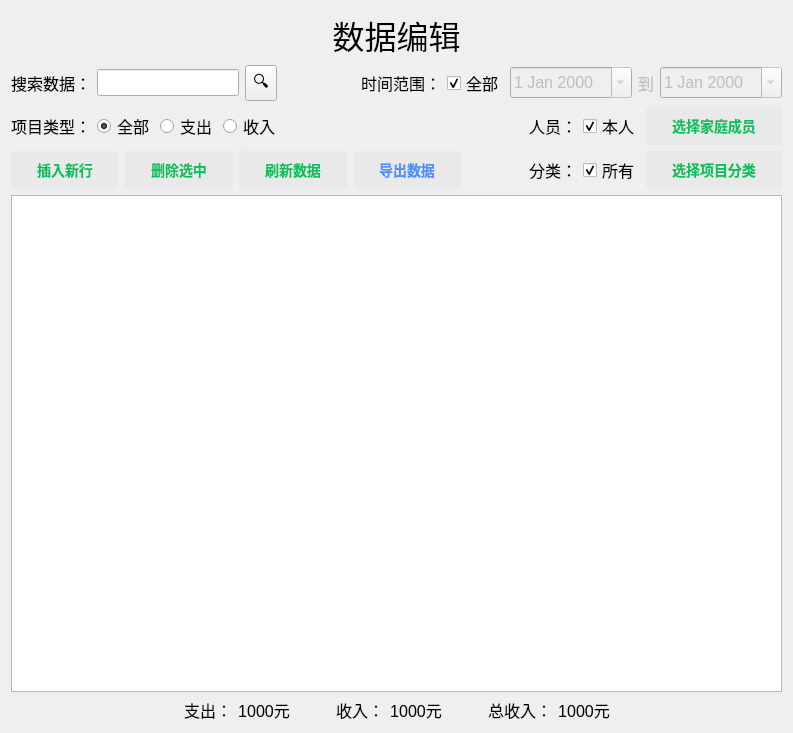
<?xml version="1.0" encoding="UTF-8"?>
<ui version="4.0">
 <class>page_editClass</class>
 <widget class="QWidget" name="page_editClass">
  <property name="geometry">
   <rect>
    <x>0</x>
    <y>0</y>
    <width>793</width>
    <height>733</height>
   </rect>
  </property>
  <property name="windowTitle">
   <string>page_edit</string>
  </property>
  <property name="styleSheet">
   <string notr="true">QPushButton
{
	background-color:rgb(233,233,233);
	border:0px;
	border-radius:3px;
	padding:8px 26px;
	color:rgb(7, 193, 96);
	font-size:14px;
	font-weight:bold;
}
QPushButton:hover {
	background-color:rgb(210, 210, 210);
}
QPushButton:pressed {
	background-color:rgb(198, 198, 198);
}

QDateTimeEdit
{
	height:25px;
	width:100px;
}

</string>
  </property>
  <layout class="QVBoxLayout" name="verticalLayout">
   <item>
    <widget class="QLabel" name="label">
     <property name="font">
      <font>
       <family>华文彩云</family>
       <pointsize>24</pointsize>
      </font>
     </property>
     <property name="text">
      <string>数据编辑</string>
     </property>
     <property name="alignment">
      <set>Qt::AlignmentFlag::AlignCenter</set>
     </property>
    </widget>
   </item>
   <item>
    <layout class="QHBoxLayout" name="horizontalLayout_2">
     <item>
      <widget class="QLabel" name="label_2">
       <property name="font">
        <font>
         <pointsize>12</pointsize>
        </font>
       </property>
       <property name="text">
        <string>搜索数据：</string>
       </property>
       <property name="alignment">
        <set>Qt::AlignmentFlag::AlignCenter</set>
       </property>
      </widget>
     </item>
     <item>
      <widget class="QLineEdit" name="lineEdit_search_keyword">
       <property name="font">
        <font>
         <pointsize>12</pointsize>
        </font>
       </property>
       <property name="styleSheet">
        <string notr="true"/>
       </property>
      </widget>
     </item>
     <item>
      <widget class="QToolButton" name="toolButton_search">
       <property name="font">
        <font>
         <pointsize>12</pointsize>
        </font>
       </property>
       <property name="styleSheet">
        <string notr="true"/>
       </property>
       <property name="text">
        <string>🔍</string>
       </property>
      </widget>
     </item>
     <item>
      <spacer name="horizontalSpacer_6">
       <property name="font">
        <font>
         <pointsize>12</pointsize>
        </font>
       </property>
       <property name="orientation">
        <enum>Qt::Orientation::Horizontal</enum>
       </property>
       <property name="sizeHint" stdset="0">
        <size>
         <width>40</width>
         <height>20</height>
        </size>
       </property>
      </spacer>
     </item>
     <item>
      <widget class="QLabel" name="label_5">
       <property name="font">
        <font>
         <pointsize>12</pointsize>
        </font>
       </property>
       <property name="text">
        <string>时间范围：</string>
       </property>
       <property name="alignment">
        <set>Qt::AlignmentFlag::AlignCenter</set>
       </property>
      </widget>
     </item>
     <item>
      <widget class="QCheckBox" name="checkBox_searchTime_all">
       <property name="font">
        <font>
         <pointsize>12</pointsize>
        </font>
       </property>
       <property name="text">
        <string>全部</string>
       </property>
       <property name="checked">
        <bool>true</bool>
       </property>
      </widget>
     </item>
     <item>
      <widget class="QDateEdit" name="DateEdit_searchTime_From">
       <property name="enabled">
        <bool>false</bool>
       </property>
       <property name="font">
        <font>
         <pointsize>12</pointsize>
        </font>
       </property>
       <property name="styleSheet">
        <string notr="true"/>
       </property>
       <property name="calendarPopup">
        <bool>true</bool>
       </property>
      </widget>
     </item>
     <item>
      <widget class="QLabel" name="label_to">
       <property name="enabled">
        <bool>false</bool>
       </property>
       <property name="font">
        <font>
         <pointsize>12</pointsize>
        </font>
       </property>
       <property name="text">
        <string>到</string>
       </property>
       <property name="alignment">
        <set>Qt::AlignmentFlag::AlignCenter</set>
       </property>
      </widget>
     </item>
     <item>
      <widget class="QDateEdit" name="DateEdit_searchTime_To">
       <property name="enabled">
        <bool>false</bool>
       </property>
       <property name="font">
        <font>
         <pointsize>12</pointsize>
        </font>
       </property>
       <property name="calendarPopup">
        <bool>true</bool>
       </property>
      </widget>
     </item>
    </layout>
   </item>
   <item>
    <layout class="QHBoxLayout" name="horizontalLayout_4">
     <item>
      <widget class="QLabel" name="label_7">
       <property name="font">
        <font>
         <pointsize>12</pointsize>
        </font>
       </property>
       <property name="text">
        <string>项目类型：</string>
       </property>
       <property name="alignment">
        <set>Qt::AlignmentFlag::AlignCenter</set>
       </property>
      </widget>
     </item>
     <item>
      <widget class="QRadioButton" name="radioButton_selectType_all">
       <property name="font">
        <font>
         <pointsize>12</pointsize>
        </font>
       </property>
       <property name="text">
        <string>全部</string>
       </property>
       <property name="checked">
        <bool>true</bool>
       </property>
      </widget>
     </item>
     <item>
      <widget class="QRadioButton" name="radioButton_selectType_incmome">
       <property name="font">
        <font>
         <pointsize>12</pointsize>
        </font>
       </property>
       <property name="text">
        <string>支出</string>
       </property>
      </widget>
     </item>
     <item>
      <widget class="QRadioButton" name="radioButton_selectType_expense">
       <property name="font">
        <font>
         <pointsize>12</pointsize>
        </font>
       </property>
       <property name="text">
        <string>收入</string>
       </property>
      </widget>
     </item>
     <item>
      <spacer name="horizontalSpacer_5">
       <property name="font">
        <font>
         <pointsize>12</pointsize>
        </font>
       </property>
       <property name="orientation">
        <enum>Qt::Orientation::Horizontal</enum>
       </property>
       <property name="sizeHint" stdset="0">
        <size>
         <width>40</width>
         <height>20</height>
        </size>
       </property>
      </spacer>
     </item>
     <item>
      <widget class="QLabel" name="label_6">
       <property name="font">
        <font>
         <pointsize>12</pointsize>
        </font>
       </property>
       <property name="text">
        <string>人员：</string>
       </property>
       <property name="alignment">
        <set>Qt::AlignmentFlag::AlignCenter</set>
       </property>
      </widget>
     </item>
     <item>
      <widget class="QCheckBox" name="checkBox_searchUser_selectMe">
       <property name="font">
        <font>
         <pointsize>12</pointsize>
        </font>
       </property>
       <property name="text">
        <string>本人</string>
       </property>
       <property name="checked">
        <bool>true</bool>
       </property>
      </widget>
     </item>
     <item>
      <widget class="QPushButton" name="pushButton_searchUser_selectFromFamily">
       <property name="enabled">
        <bool>false</bool>
       </property>
       <property name="font">
        <font>
         <pointsize>-1</pointsize>
         <bold>true</bold>
        </font>
       </property>
       <property name="text">
        <string>选择家庭成员</string>
       </property>
      </widget>
     </item>
    </layout>
   </item>
   <item>
    <layout class="QHBoxLayout" name="horizontalLayout">
     <item>
      <widget class="QPushButton" name="pushButton_addRow">
       <property name="font">
        <font>
         <pointsize>-1</pointsize>
         <bold>true</bold>
        </font>
       </property>
       <property name="styleSheet">
        <string notr="true"/>
       </property>
       <property name="text">
        <string>插入新行</string>
       </property>
      </widget>
     </item>
     <item>
      <widget class="QPushButton" name="pushButton_deleteRow">
       <property name="font">
        <font>
         <pointsize>-1</pointsize>
         <bold>true</bold>
        </font>
       </property>
       <property name="styleSheet">
        <string notr="true"/>
       </property>
       <property name="text">
        <string>删除选中</string>
       </property>
      </widget>
     </item>
     <item>
      <widget class="QPushButton" name="pushButton_refresh">
       <property name="font">
        <font>
         <pointsize>-1</pointsize>
         <bold>true</bold>
        </font>
       </property>
       <property name="styleSheet">
        <string notr="true"/>
       </property>
       <property name="text">
        <string>刷新数据</string>
       </property>
      </widget>
     </item>
     <item>
      <widget class="QPushButton" name="pushButton_refresh_2">
       <property name="font">
        <font>
         <pointsize>-1</pointsize>
         <bold>true</bold>
        </font>
       </property>
       <property name="styleSheet">
        <string notr="true">color:#4d90fe;</string>
       </property>
       <property name="text">
        <string>导出数据</string>
       </property>
      </widget>
     </item>
     <item>
      <spacer name="horizontalSpacer_2">
       <property name="font">
        <font>
         <pointsize>14</pointsize>
         <bold>false</bold>
        </font>
       </property>
       <property name="orientation">
        <enum>Qt::Orientation::Horizontal</enum>
       </property>
       <property name="sizeHint" stdset="0">
        <size>
         <width>40</width>
         <height>20</height>
        </size>
       </property>
      </spacer>
     </item>
     <item>
      <widget class="QLabel" name="label_12">
       <property name="font">
        <font>
         <pointsize>12</pointsize>
        </font>
       </property>
       <property name="text">
        <string>分类：</string>
       </property>
       <property name="alignment">
        <set>Qt::AlignmentFlag::AlignCenter</set>
       </property>
      </widget>
     </item>
     <item>
      <widget class="QCheckBox" name="checkBox_searchCategory_selectAllCategory">
       <property name="font">
        <font>
         <pointsize>12</pointsize>
        </font>
       </property>
       <property name="text">
        <string>所有</string>
       </property>
       <property name="checked">
        <bool>true</bool>
       </property>
      </widget>
     </item>
     <item>
      <widget class="QPushButton" name="pushButton_searchCategory_selectFromCategoryList">
       <property name="enabled">
        <bool>false</bool>
       </property>
       <property name="font">
        <font>
         <pointsize>-1</pointsize>
         <bold>true</bold>
        </font>
       </property>
       <property name="text">
        <string>选择项目分类</string>
       </property>
      </widget>
     </item>
    </layout>
   </item>
   <item>
    <widget class="QTableView" name="tableView"/>
   </item>
   <item>
    <layout class="QHBoxLayout" name="horizontalLayout_3">
     <item>
      <spacer name="horizontalSpacer_7">
       <property name="orientation">
        <enum>Qt::Orientation::Horizontal</enum>
       </property>
       <property name="sizeHint" stdset="0">
        <size>
         <width>40</width>
         <height>20</height>
        </size>
       </property>
      </spacer>
     </item>
     <item>
      <widget class="QLabel" name="label_3">
       <property name="font">
        <font>
         <pointsize>12</pointsize>
        </font>
       </property>
       <property name="text">
        <string>支出：</string>
       </property>
       <property name="alignment">
        <set>Qt::AlignmentFlag::AlignCenter</set>
       </property>
      </widget>
     </item>
     <item>
      <widget class="QLabel" name="label_4">
       <property name="font">
        <font>
         <pointsize>12</pointsize>
        </font>
       </property>
       <property name="text">
        <string>1000元</string>
       </property>
       <property name="alignment">
        <set>Qt::AlignmentFlag::AlignCenter</set>
       </property>
      </widget>
     </item>
     <item>
      <spacer name="horizontalSpacer_3">
       <property name="orientation">
        <enum>Qt::Orientation::Horizontal</enum>
       </property>
       <property name="sizeType">
        <enum>QSizePolicy::Policy::Fixed</enum>
       </property>
       <property name="sizeHint" stdset="0">
        <size>
         <width>40</width>
         <height>20</height>
        </size>
       </property>
      </spacer>
     </item>
     <item>
      <widget class="QLabel" name="label_8">
       <property name="font">
        <font>
         <pointsize>12</pointsize>
        </font>
       </property>
       <property name="text">
        <string>收入：</string>
       </property>
       <property name="alignment">
        <set>Qt::AlignmentFlag::AlignCenter</set>
       </property>
      </widget>
     </item>
     <item>
      <widget class="QLabel" name="label_9">
       <property name="font">
        <font>
         <pointsize>12</pointsize>
        </font>
       </property>
       <property name="text">
        <string>1000元</string>
       </property>
       <property name="alignment">
        <set>Qt::AlignmentFlag::AlignCenter</set>
       </property>
      </widget>
     </item>
     <item>
      <spacer name="horizontalSpacer_4">
       <property name="orientation">
        <enum>Qt::Orientation::Horizontal</enum>
       </property>
       <property name="sizeType">
        <enum>QSizePolicy::Policy::Fixed</enum>
       </property>
       <property name="sizeHint" stdset="0">
        <size>
         <width>40</width>
         <height>20</height>
        </size>
       </property>
      </spacer>
     </item>
     <item>
      <widget class="QLabel" name="label_11">
       <property name="font">
        <font>
         <pointsize>12</pointsize>
        </font>
       </property>
       <property name="text">
        <string>总收入：</string>
       </property>
       <property name="alignment">
        <set>Qt::AlignmentFlag::AlignCenter</set>
       </property>
      </widget>
     </item>
     <item>
      <widget class="QLabel" name="label_10">
       <property name="font">
        <font>
         <pointsize>12</pointsize>
        </font>
       </property>
       <property name="text">
        <string>1000元</string>
       </property>
       <property name="alignment">
        <set>Qt::AlignmentFlag::AlignCenter</set>
       </property>
      </widget>
     </item>
     <item>
      <spacer name="horizontalSpacer">
       <property name="orientation">
        <enum>Qt::Orientation::Horizontal</enum>
       </property>
       <property name="sizeHint" stdset="0">
        <size>
         <width>40</width>
         <height>20</height>
        </size>
       </property>
      </spacer>
     </item>
    </layout>
   </item>
  </layout>
 </widget>
 <layoutdefault spacing="6" margin="11"/>
 <resources/>
 <connections/>
</ui>
